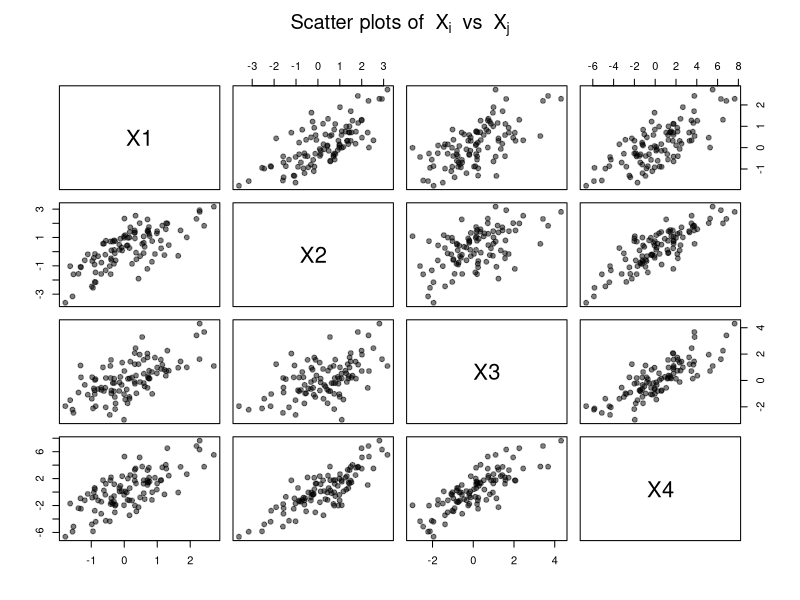
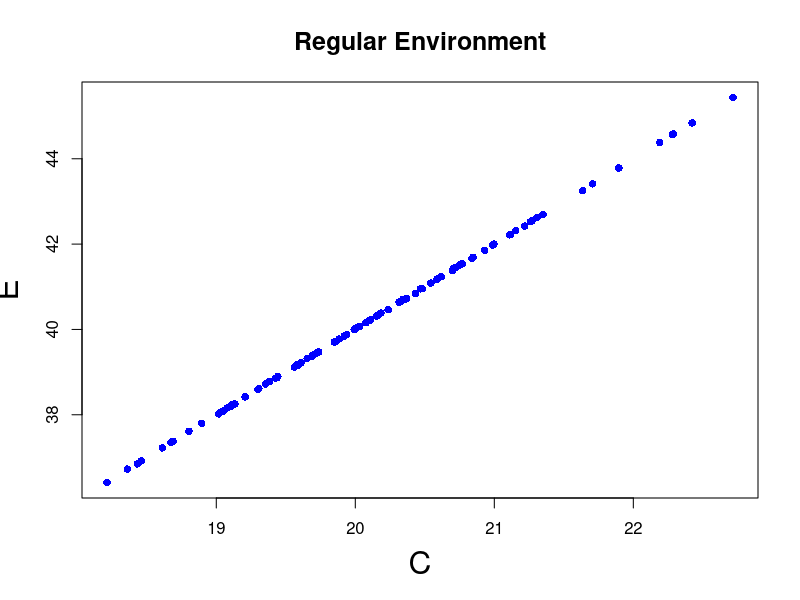
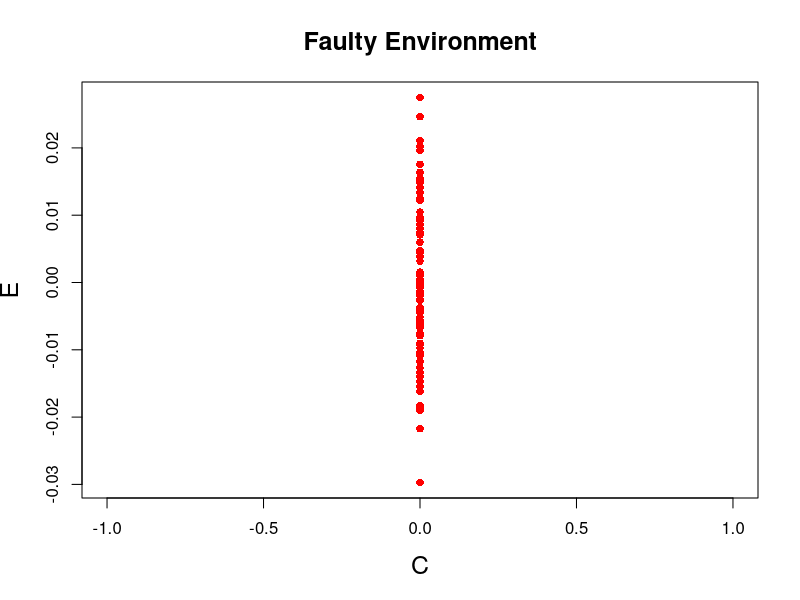

Write R code to recreate these figures, in order.
set.seed(7)
X1 = rnorm(100)
X2 = X1 + rnorm(100)
X3 = X1 + rnorm(100)
X4 = X2 + X3 + rnorm(100)
dat <- data.frame(X1, X2, X3, X4)

###Scatter plot

pairs(dat,
      pch = 19,
      col = rgb(0, 0, 0, 0.5),
      main = expression("Scatter plots of " ~ X[i] ~ " vs " ~ X[j]))



set.seed(7)
# Step 1: Original values
C1 <- rnorm(100, mean = 20, sd = 1)
E1 <- 2 * C1 + rnorm(100, mean = 0, sd = 0.01)

# Plot Step 1
plot(C1, E1, col = "blue", pch = 16,
     xlab = "C", ylab = "E",
     main = "Regular Environment",
     cex.lab = 1.9,   # make xlab and ylab bigger
     cex.main = 1.5)  # make title bigger

# Step 2: Intervention C = a
a <- 0
C2 <- rep(a, 100)
E2 <- 2 * C2 + rnorm(100, mean = 0, sd = 0.01)

# Plot Step 2
plot(C2, E2, col = "red", pch = 16,
     xlab = "C", ylab = "E",
     main = "Faulty Environment",
     cex.lab = 1.5,   # bigger axis labels
     cex.main = 1.5)  # bigger title
